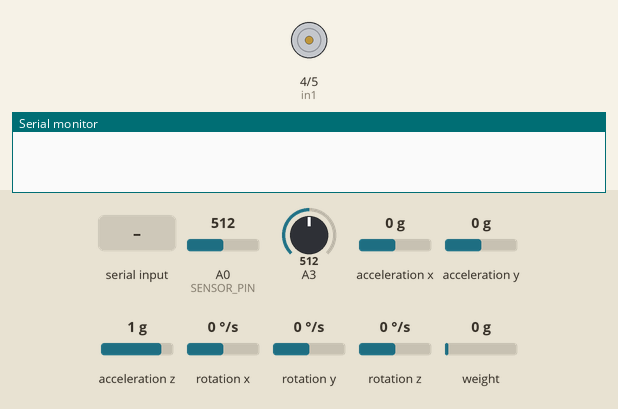
This sketch was run on a simulated Arduino Uno, built with avr-gcc and run on an emulated ATmega328P. Parts: motor-driver pin pairs drawn as motors (green arrow = first pin HIGH = forward, orange = second pin HIGH = backward, longer = more drive, scaled by the enable pin), the last lines printed to the serial monitor. The inputs (shaded band) are chosen by the test bench; at power-on: A0 (SENSOR_PIN) = 512, A3 = 512, acceleration x 0 g, acceleration y 0 g, acceleration z 1 g, rotation x 0 °/s, rotation y 0 °/s, rotation z 0 °/s, weight on the scale 0 g.

Above: at 3.2 s.
3.3 s: "s" received over Serial
At 12.3 s:
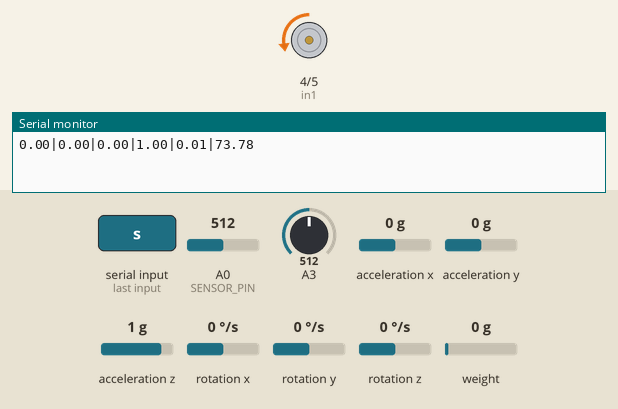
At 22.3 s:
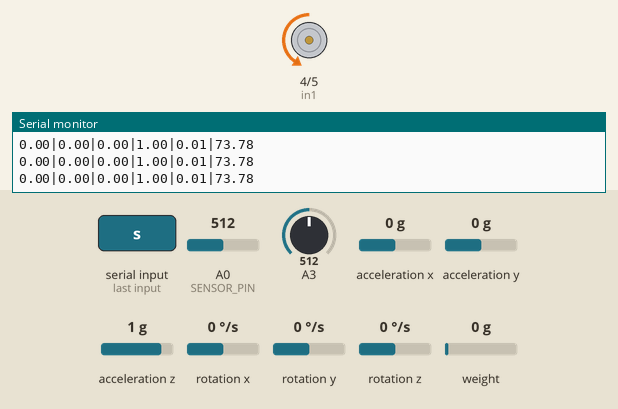
Timing chart, 0 to 23.5 s (numbered marks = the images above; inputs shaded):
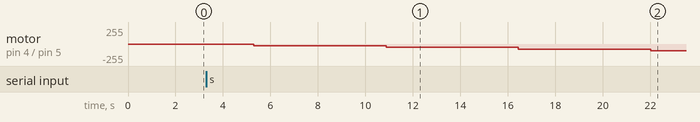

The sketch:

Code_for_basic_version.ino
```cpp
#include "HX711.h" // Бібліотека для тензодатчика
#include <Wire.h> // Must include Wire library for I2C
#include <SparkFun_MMA8452Q.h> // Includes the SFE_MMA8452Q library
MMA8452Q accel;
#define SENSOR_PIN A0
const int sampleWindow = 200; // Sensor speed
const int threshold = 80; // Variable (CAN BE CHANGED)
const float referenceValue = 0.1048; // Replace with the actual reference value

bool started = false;

// Об'єкт і підключення до тензодатчика
HX711 scale;
uint8_t dataPin = 6;
uint8_t clockPin = 7;

// Підключення двигунів
byte ena = 3; // швидкість
byte in1 = 4; // напрям
byte in2 = 5;
byte direction = 1;
// Підключення амперметра до аналогового піну A3


void setup() {
  // налаштувати двигуни
  // датчики
  pinMode(A1, INPUT);
  pinMode(A2, INPUT);
  pinMode(A3, INPUT);

  accel.init();

  pinMode(SENSOR_PIN, INPUT);
  pinMode(ena, OUTPUT); // конфігурація пінів для двигунів
  pinMode(in1, OUTPUT);
  pinMode(in2, OUTPUT);
  scale.begin(dataPin, clockPin); // вмикаємо тензодатчик
  scale.set_scale(686.011047); // TODO you need to calibrate this yourself.
  // reset the scale to zero = 0
  scale.tare(20);
  Serial.begin(115200);
}

void loop() {
  if (Serial.available() > 0) {
    char incoming = Serial.read();
    if (incoming == 's') {
      started = true;
    }
    if(incoming == 'b'){
      if(direction == 1){
        direction = 0;
        //Serial.println("left");
      }else{
        direction = 1;
        // Serial.println("right");
      }
    }
  }

  if (started) {
    scale.tare(20);
    if(direction == 1){
        digitalWrite(in2, 1);
        digitalWrite(in1, 0);

      }else{
        digitalWrite(in2, 0);
        digitalWrite(in1, 1);

      }
    for (double i = 25.5; i <= 255; i += 25.5) {
      analogWrite(ena, i); // Швидкість обертання двигуна
      delay(3000);

      double kgS = 0;
      if (scale.is_ready()) {
        kgS = scale.get_units(1);
      }
      if (kgS<0){
kgS = kgS * -1;

      }
      double vibrationX =0;
        double vibrationY =0;
        double vibrationZ = 0;

    if (accel.available())
    {
        accel.read();
         vibrationX =accel.cx;
         vibrationY =accel.cy;
         vibrationZ =accel.cz;
    }
      //double vibration = analogRead(2) / 10; // для прикладу замінити це значення зчитуванням з датчика


      // Зчитування аналогового значення з піну AMP_PIN
      float current = 0;
      for(int i = 0; i < 1000; i++)
      {
      current = current + (.0264 * analogRead(A3) -13.51) / 1000;
      delay(1);
      }

      // Перетворення аналогового значення на напругу (0-5V)

      // Перетворення напруги на струм (використовуйте відповідний коефіцієнт для вашого датчика)
      // Для Keyestudio 20A датчика струму, коефіцієнт може бути 0.1V/A

      // Затримка перед наступним вимірюванням
      delay(1000);

      int sample;
      unsigned long startMillis = millis(); // Start of sample window
      float peakToPeak = 0; // peak-to-peak level
      unsigned int signalMax = 0; // minimum value
      unsigned int signalMin = 1024; // maximum value

      while (millis() - startMillis < sampleWindow) {
        sample = analogRead(0); // Значення з мікрофона
        if (sample < 1024) { // toss out spurious readings
          if (sample > signalMax) {
            signalMax = sample; // save just the max levels
          } else if (sample < signalMin) {
            signalMin = sample; // save just the min levels
          }
        }
      }

      double dB = 20 * log10(signalMax / (double)referenceValue);
      if (Serial.available() > 0) {
          char incoming = Serial.read();
            if (incoming == 'g') {
              started = false;
              analogWrite(ena, 0);
              //Serial.println("stop");
               break;
            }
      }
      // Формуємо пакет для відправки
      String data = String(kgS) + "|" + String(vibrationX) + "|" + String(vibrationY) + "|" + String(vibrationZ) + "|" + String(current*1.75) + "|" + String(dB);
      Serial.println(data);
      delay(100);

    }
    started = false;
    analogWrite(ena, 0);
}
}
```

Measured:
- after the input at 3.3 s, motor on pin 4 (in1) / pin 5 (in2): stopped → backward 25/255 after 2.0 s, → backward 51/255 5.6 s later, → backward 76/255 5.6 s later, → backward 102/255 5.6 s later
